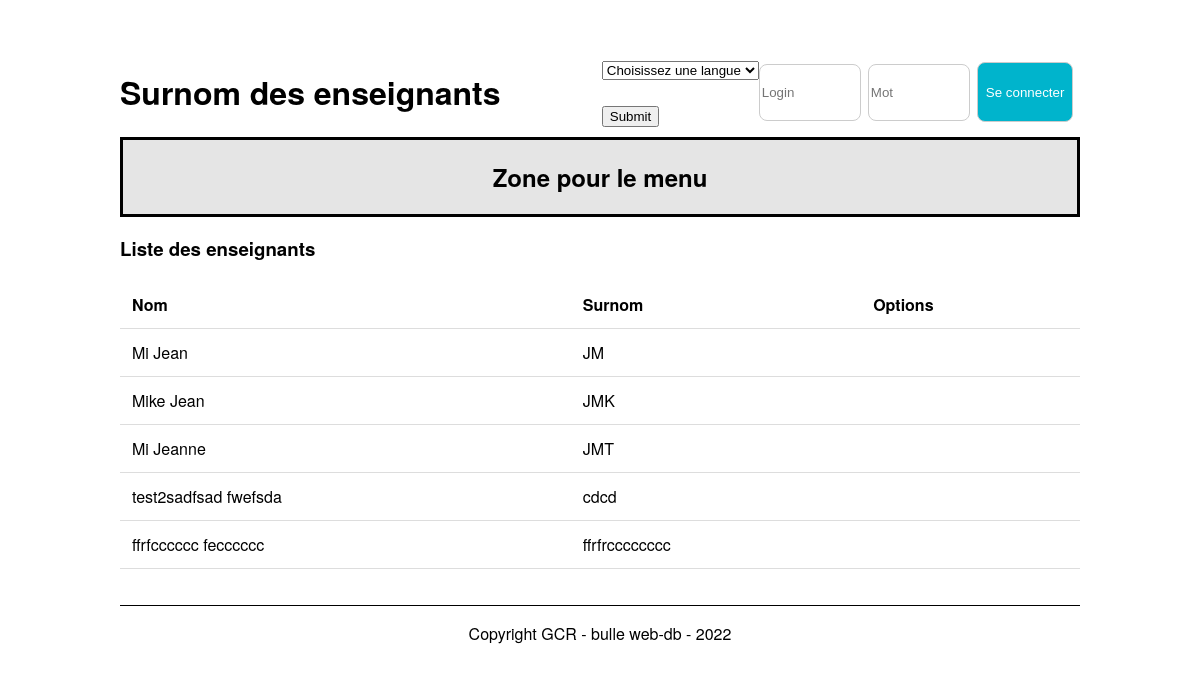
The page / on the database its author committed.
### tables this page shows
CREATE TABLE `t_teacher` (
  `idTeacher` int NOT NULL,
  `teaFirstname` varchar(50) NOT NULL,
  `teaName` varchar(50) NOT NULL,
  `teaGender` char(1) NOT NULL,
  `teaNickname` varchar(50) NOT NULL,
  `teaOrigine` text NOT NULL,
  `fkSection` int NOT NULL
);

### src/Database.php (called while the page is built, shortened)
<?php
class Database
{
    private $connector;
    public function __construct()
    {
        try {
            $this->connector = new PDO('mysql:host=localhost:6033;dbname=P_Appro2;charset=utf8', 'root', 'root');
        } catch (PDOException $e) {
            die('Erreur : ' . $e->getMessage());
        }
    }
    private function querySimpleExecute($query)
    {
        return $this->connector->query($query);
    }
    private function formatData($req)
    {
        return $req->fetchALL(PDO::FETCH_ASSOC);
    }
    public function getAllTeachers()
    {
        $query = "SELECT * FROM t_teacher";
        $req = $this->querySimpleExecute($query);
        $teachers = $this->formatData($req);
        return $teachers;
    }
}

### src/index.php (the view, shortened to what this page needs)
<?php
include("Database.php");
$db = new Database();
$teachers = $db->getAllTeachers();
?>
<!DOCTYPE html>
<html lang="fr">
<head>
    <link href="./css/style.css" rel="stylesheet">
</head>
<body>
    <header>
        <div class="container-header">
            <div class="titre-header">
                <h1><?php echo gettext('Surnom des enseignants'); ?></h1>
            </div>
            <form name="langSelect" action="" method="get">
                <select name="langID" id="langID">
                    <option>
                        <p><?php echo gettext('Choisissez une langue'); ?></p>
                    </option>
                </select>
                <br /><br />
                <button type="submit"><?php echo gettext('Submit'); ?></button>
            </form>
            <div class="login-container">
                <form action="" method="post">
                    <input type="text" name="user" id="user" placeholder="Login">
                    <input type="password" name="password" id="password" placeholder=<?php echo gettext('Mot de passe'); ?>>
                    <button type="submit" class="btn btn-login"><?php echo gettext('Se connecter'); ?></button>
                </form>
            </div>
        </div>
        <nav>
            <h2><?php echo gettext('Zone pour le menu'); ?></h2>
    </header>
    <div class="container">
        <h3><?php echo gettext('Liste des enseignants'); ?></h3>
        <form action="#" method="post">
            <table>
                <thead>
                    <tr>
                        <th><?php echo gettext('Nom'); ?></th>
                        <th><?php echo gettext('Surnom'); ?></th>
                        <th><?php echo gettext('Options'); ?></th>
                    </tr>
                </thead>
                <tbody>
                    <?php
                    foreach ($teachers as $teacher) { ?>
                        <tr>
                            <td><?php echo $teacher["teaName"] . " " . $teacher["teaFirstname"] ?></td>
                            <td><?php echo $teacher["teaNickname"] ?></td>
                            <td class="containerOptions">
                            </td>
                        </tr>
                    <?php } ?>
                </tbody>
            </table>
        </form>
    </div>
    <footer>
        <p>Copyright GCR - bulle web-db - 2022</p>
    </footer>
</body>
</html>

### src/css/style.css (style rules this page uses)
body { font-family: "Helvetica Neue", Helvetica, Arial, sans-serif; margin: auto; width: 80%; }
nav { border: black solid 3px; background-color: #e5e5e5; text-align: center; }
.container { height: 50%; }
footer { border-top: black solid 1px; text-align: center; margin-top: 3vw; }
table { width: 100%; border-collapse: collapse; text-align: left; }
th, td { padding: 1vw; border-bottom: #ddd solid 1px; }
.container-header { display: flex; justify-content: center; align-items: center; padding-top: 5%; }
.titre-header { width: 60%; height: 100%; }
.login-container { width: 40%; height: 100%; display: flex; justify-content: end; align-items: center; }
.login-container form { display: flex; justify-content: space-between; }
.login-container input, .login-container .btn-login { width: 30%; display: inline-block; border: 1px solid #ccc; border-radius: 8px; }
.login-container input { height: 4em; margin-bottom: auto; margin-top: auto; }
.btn-login { background-color: #00b4cc; }
.btn { text-align: center; color: white; width: 100%; border: none; cursor: pointer; height: 4.5em; border-radius: 8px; }

### rows shown on the page
t_teacher: teaName "Mi", teaFirstname "Jean", teaNickname "JM"
t_teacher: teaName "Mike", teaFirstname "Jean", teaNickname "JMK"
t_teacher: teaName "Mi", teaFirstname "Jeanne", teaNickname "JMT"
t_teacher: teaName "test2sadfsad", teaFirstname "fwefsda", teaNickname "cdcd"
t_teacher: teaName "ffrfcccccc", teaFirstname "fecccccc", teaNickname "ffrfrcccccccc"

### other values the page prints
gettext('Surnom des enseignants') "Surnom des enseignants"
gettext('Submit') "Submit"
gettext('Se connecter') "Se connecter"
gettext('Zone pour le menu') "Zone pour le menu"
gettext('Liste des enseignants') "Liste des enseignants"
gettext('Nom') "Nom"
gettext('Surnom') "Surnom"
gettext('Options') "Options"
